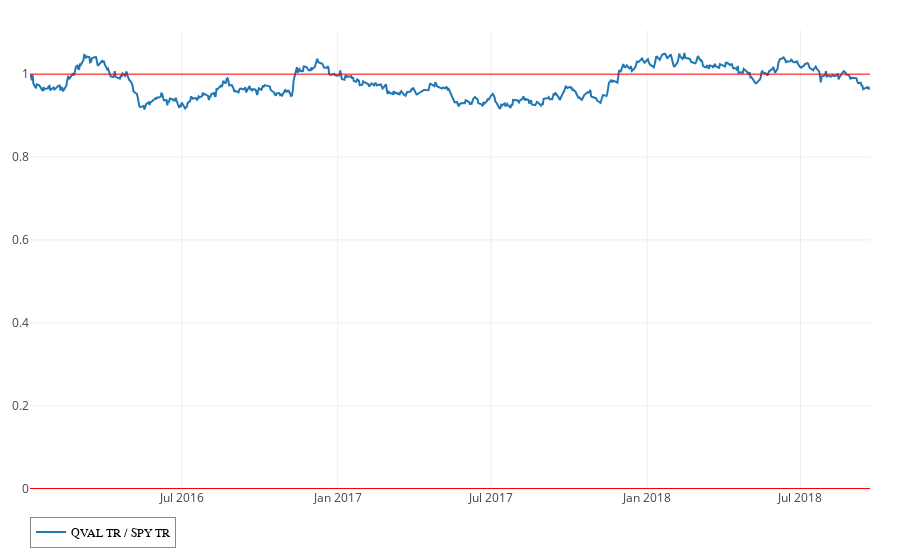
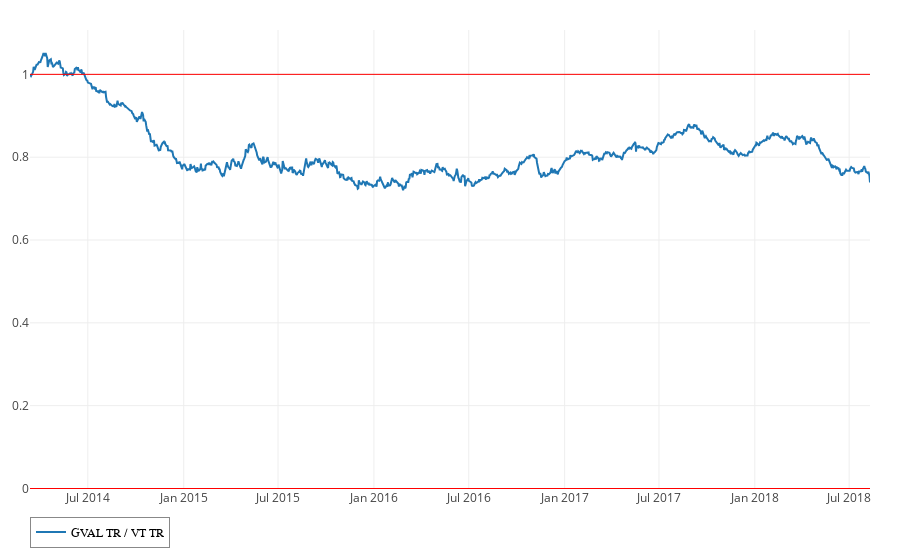

The notebook cell saved with these charts, in order:
### Code cell
show(QVAL / SPY, 0, 1)
show(GVAL / VT, 0, 1)

### Figure 1 — Plotly figure (JSON) as saved in the notebook; plotly's stock layout.template omitted (floating-point values rounded to 4 significant figures; data arrays with more than 128 entries replaced by an {"elided": "..."} marker saying what was removed)
{"data": [{"connectgaps": false, "mode": "lines", "name": "QVAL TR / SPY TR", "text": "QVAL TR / SPY TR", "textposition": "middle right", "type": "scatter", "uid": "60bcae28-ca69-11e8-90b9-186590ddd25f", "x": {"elided": "992 str values"}, "y": {"elided": "992 float values"}}], "layout": {"hovermode": "closest", "legend": {"bgcolor": "rgb(255,255,255,50)", "bordercolor": "#888888", "borderwidth": 1, "font": {"color": "#000", "family": "sans-serif", "size": 12}, "orientation": "h", "traceorder": "normal", "x": 0, "y": -0.06, "yanchor": "top"}, "margin": {"b": 30, "l": 30, "pad": 0, "r": 30, "t": 30}, "shapes": [{"line": {"color": "red", "width": 1}, "opacity": 1, "type": "line", "x0": 0, "x1": 1, "xref": "paper", "y0": 0, "y1": 0}, {"line": {"color": "red", "width": 1}, "opacity": 1, "type": "line", "x0": 0, "x1": 1, "xref": "paper", "y0": 1, "y1": 1}], "showlegend": true, "xaxis": {"rangemode": "normal"}, "yaxis": {"autorange": true, "rangemode": "normal"}}}

### Figure 2 — Plotly figure (JSON) as saved in the notebook; plotly's stock layout.template omitted (floating-point values rounded to 4 significant figures; data arrays with more than 128 entries replaced by an {"elided": "..."} marker saying what was removed)
{"data": [{"connectgaps": false, "mode": "lines", "name": "GVAL TR / VT TR", "text": "GVAL TR / VT TR", "textposition": "middle right", "type": "scatter", "uid": "60d12ada-ca69-11e8-a3f4-186590ddd25f", "x": {"elided": "1613 str values"}, "y": {"elided": "1613 float values"}}], "layout": {"hovermode": "closest", "legend": {"bgcolor": "rgb(255,255,255,50)", "bordercolor": "#888888", "borderwidth": 1, "font": {"color": "#000", "family": "sans-serif", "size": 12}, "orientation": "h", "traceorder": "normal", "x": 0, "y": -0.06, "yanchor": "top"}, "margin": {"b": 30, "l": 30, "pad": 0, "r": 30, "t": 30}, "shapes": [{"line": {"color": "red", "width": 1}, "opacity": 1, "type": "line", "x0": 0, "x1": 1, "xref": "paper", "y0": 0, "y1": 0}, {"line": {"color": "red", "width": 1}, "opacity": 1, "type": "line", "x0": 0, "x1": 1, "xref": "paper", "y0": 1, "y1": 1}], "showlegend": true, "xaxis": {"rangemode": "normal"}, "yaxis": {"autorange": true, "rangemode": "normal"}}}
